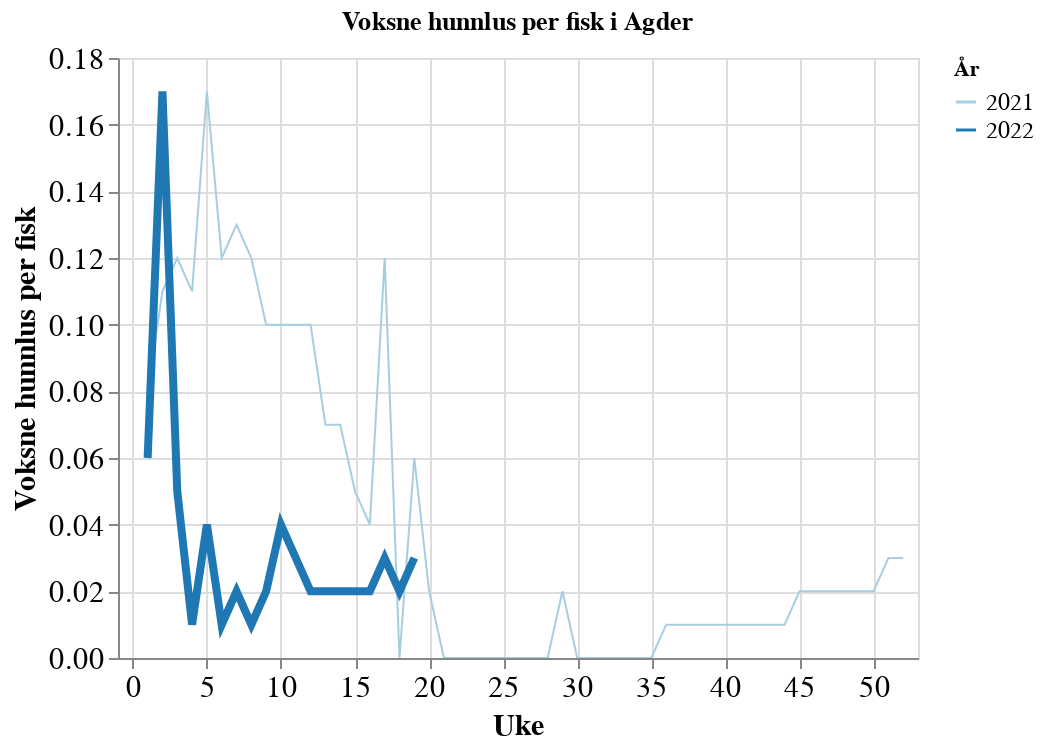

Notebook cell for this chart:
### Code cell
ls.average_lice_plots(
    year_range=[2021, 2022],
    week_range=[0, 52],
    lice_type="voksne_hunnlus",
    location_level="Sone",
    location="Agder",
    y_scale=None,
)

### Figure 1 — Vega-Lite specification as saved in the notebook (floating-point values rounded to 4 significant figures)
{"config": {"view": {"continuousWidth": 400, "continuousHeight": 300}, "axis": {"labelFontSize": 15, "titleFontSize": 15}, "legend": {"columns": 1, "labelFontSize": 12, "labelLimit": 500, "symbolLimit": 100}}, "data": {"name": "data-009093a91f98b27fc5b9b809dbaec500"}, "mark": "line", "encoding": {"color": {"field": "year", "scale": {"domain": [2021.0, 2022.0], "scheme": "paired"}, "title": "År", "type": "nominal"}, "opacity": {"condition": {"value": 1, "selection": "selector003"}, "value": 0.2}, "size": {"field": "y", "legend": null, "type": "nominal"}, "tooltip": [{"field": "voksne_hunnlus", "format": ",.2f", "title": "Lus per fisk", "type": "quantitative"}], "x": {"field": "uke", "scale": {"domain": [-1, 53]}, "sort": "ascending", "title": "Uke", "type": "quantitative"}, "y": {"field": "voksne_hunnlus", "title": "Voksne hunnlus per fisk", "type": "quantitative"}}, "selection": {"selector003": {"type": "multi", "fields": ["year"], "bind": "legend"}, "selector004": {"type": "interval", "bind": "scales", "encodings": ["x", "y"]}}, "title": "Voksne hunnlus per fisk i Agder", "$schema": "https://vega.github.io/schema/vega-lite/v4.17.0.json", "datasets": {"data-009093a91f98b27fc5b9b809dbaec500": [{"uke": 1, "år": 2021.0, "sjotemperatur": 6.46, "voksne_hunnlus": 0.08, "bevegelige_lus": 0.46, "fastsittende_lus": 0.02, "year": 2021, "y": 2021}, {"uke": 1, "år": 2022.0, "sjotemperatur": 6.02, "voksne_hunnlus": 0.06, "bevegelige_lus": 0.09, "fastsittende_lus": 0.06, "year": 2022, "y": 2022}, {"uke": 2, "år": 2021.0, "sjotemperatur": 6.2, "voksne_hunnlus": 0.11, "bevegelige_lus": 0.42, "fastsittende_lus": 0.11, "year": 2021, "y": 2021}, {"uke": 2, "år": 2022.0, "sjotemperatur": 6.27, "voksne_hunnlus": 0.17, "bevegelige_lus": 0.25, "fastsittende_lus": 0.04, "year": 2022, "y": 2022}, {"uke": 3, "år": 2021.0, "sjotemperatur": 3.96, "voksne_hunnlus": 0.12, "bevegelige_lus": 0.55, "fastsittende_lus": 0.22, "year": 2021, "y": 2021}, {"uke": 3, "år": 2022.0, "sjotemperatur": 6.76, "voksne_hunnlus": 0.05, "bevegelige_lus": 0.05, "fastsittende_lus": 0.0, "year": 2022, "y": 2022}, {"uke": 4, "år": 2021.0, "sjotemperatur": 4.43, "voksne_hunnlus": 0.11, "bevegelige_lus": 0.58, "fastsittende_lus": 0.13, "year": 2021, "y": 2021}, {"uke": 4, "år": 2022.0, "sjotemperatur": 6.62, "voksne_hunnlus": 0.01, "bevegelige_lus": 0.06, "fastsittende_lus": 0.01, "year": 2022, "y": 2022}, {"uke": 5, "år": 2022.0, "sjotemperatur": 6.46, "voksne_hunnlus": 0.04, "bevegelige_lus": 0.18, "fastsittende_lus": 0.02, "year": 2022, "y": 2022}, {"uke": 5, "år": 2021.0, "sjotemperatur": 3.25, "voksne_hunnlus": 0.17, "bevegelige_lus": 0.82, "fastsittende_lus": 0.34, "year": 2021, "y": 2021}, {"uke": 6, "år": 2021.0, "sjotemperatur": 2.93, "voksne_hunnlus": 0.12, "bevegelige_lus": 0.83, "fastsittende_lus": 0.34, "year": 2021, "y": 2021}, {"uke": 6, "år": 2022.0, "sjotemperatur": 6.26, "voksne_hunnlus": 0.01, "bevegelige_lus": 0.04, "fastsittende_lus": 0.01, "year": 2022, "y": 2022}, {"uke": 7, "år": 2021.0, "sjotemperatur": 4.01, "voksne_hunnlus": 0.13, "bevegelige_lus": 0.92, "fastsittende_lus": 0.21, "year": 2021, "y": 2021}, {"uke": 7, "år": 2022.0, "sjotemperatur": 6.24, "voksne_hunnlus": 0.02, "bevegelige_lus": 0.04, "fastsittende_lus": 0.02, "year": 2022, "y": 2022}, {"uke": 8, "år": 2021.0, "sjotemperatur": 4.0, "voksne_hunnlus": 0.12, "bevegelige_lus": 0.68, "fastsittende_lus": 0.04, "year": 2021, "y": 2021}, {"uke": 8, "år": 2022.0, "sjotemperatur": 6.0, "voksne_hunnlus": 0.01, "bevegelige_lus": 0.04, "fastsittende_lus": 0.02, "year": 2022, "y": 2022}, {"uke": 9, "år": 2022.0, "sjotemperatur": 5.22, "voksne_hunnlus": 0.02, "bevegelige_lus": 0.06, "fastsittende_lus": 0.02, "year": 2022, "y": 2022}, {"uke": 9, "år": 2021.0, "sjotemperatur": 4.88, "voksne_hunnlus": 0.1, "bevegelige_lus": 0.65, "fastsittende_lus": 0.08, "year": 2021, "y": 2021}, {"uke": 10, "år": 2021.0, "sjotemperatur": 4.86, "voksne_hunnlus": 0.1, "bevegelige_lus": 0.83, "fastsittende_lus": 0.14, "year": 2021, "y": 2021}, {"uke": 10, "år": 2022.0, "sjotemperatur": 4.86, "voksne_hunnlus": 0.04, "bevegelige_lus": 0.37, "fastsittende_lus": 0.06, "year": 2022, "y": 2022}, {"uke": 11, "år": 2021.0, "sjotemperatur": 5.14, "voksne_hunnlus": 0.1, "bevegelige_lus": 0.53, "fastsittende_lus": 0.05, "year": 2021, "y": 2021}, {"uke": 11, "år": 2022.0, "sjotemperatur": 4.66, "voksne_hunnlus": 0.03, "bevegelige_lus": 0.07, "fastsittende_lus": 0.01, "year": 2022, "y": 2022}, {"uke": 12, "år": 2021.0, "sjotemperatur": 5.97, "voksne_hunnlus": 0.1, "bevegelige_lus": 0.55, "fastsittende_lus": 0.12, "year": 2021, "y": 2021}, {"uke": 12, "år": 2022.0, "sjotemperatur": 4.49, "voksne_hunnlus": 0.02, "bevegelige_lus": 0.06, "fastsittende_lus": 0.02, "year": 2022, "y": 2022}, {"uke": 13, "år": 2021.0, "sjotemperatur": 6.48, "voksne_hunnlus": 0.07, "bevegelige_lus": 0.3, "fastsittende_lus": 0.14, "year": 2021, "y": 2021}, {"uke": 13, "år": 2022.0, "sjotemperatur": 5.01, "voksne_hunnlus": 0.02, "bevegelige_lus": 0.07, "fastsittende_lus": 0.03, "year": 2022, "y": 2022}, {"uke": 14, "år": 2021.0, "sjotemperatur": 6.38, "voksne_hunnlus": 0.07, "bevegelige_lus": 0.29, "fastsittende_lus": 0.14, "year": 2021, "y": 2021}, {"uke": 14, "år": 2022.0, "sjotemperatur": 5.27, "voksne_hunnlus": 0.02, "bevegelige_lus": 0.08, "fastsittende_lus": 0.02, "year": 2022, "y": 2022}, {"uke": 15, "år": 2021.0, "sjotemperatur": 6.11, "voksne_hunnlus": 0.05, "bevegelige_lus": 0.58, "fastsittende_lus": 0.22, "year": 2021, "y": 2021}, {"uke": 15, "år": 2022.0, "sjotemperatur": 5.51, "voksne_hunnlus": 0.02, "bevegelige_lus": 0.05, "fastsittende_lus": 0.01, "year": 2022, "y": 2022}, {"uke": 16, "år": 2021.0, "sjotemperatur": 6.2, "voksne_hunnlus": 0.04, "bevegelige_lus": 0.32, "fastsittende_lus": 0.19, "year": 2021, "y": 2021}, {"uke": 16, "år": 2022.0, "sjotemperatur": 6.28, "voksne_hunnlus": 0.02, "bevegelige_lus": 0.08, "fastsittende_lus": 0.0, "year": 2022, "y": 2022}, {"uke": 17, "år": 2021.0, "sjotemperatur": 7.14, "voksne_hunnlus": 0.12, "bevegelige_lus": 0.24, "fastsittende_lus": 0.02, "year": 2021, "y": 2021}, {"uke": 17, "år": 2022.0, "sjotemperatur": 6.88, "voksne_hunnlus": 0.03, "bevegelige_lus": 0.09, "fastsittende_lus": 0.01, "year": 2022, "y": 2022}, {"uke": 18, "år": 2022.0, "sjotemperatur": 7.75, "voksne_hunnlus": 0.02, "bevegelige_lus": 0.07, "fastsittende_lus": 0.0, "year": 2022, "y": 2022}, {"uke": 18, "år": 2021.0, "sjotemperatur": 7.76, "voksne_hunnlus": 0.0, "bevegelige_lus": 0.1, "fastsittende_lus": 0.05, "year": 2021, "y": 2021}, {"uke": 19, "år": 2021.0, "sjotemperatur": 8.44, "voksne_hunnlus": 0.06, "bevegelige_lus": 0.42, "fastsittende_lus": 0.08, "year": 2021, "y": 2021}, {"uke": 19, "år": 2022.0, "sjotemperatur": 7.29, "voksne_hunnlus": 0.03, "bevegelige_lus": 0.06, "fastsittende_lus": 0.01, "year": 2022, "y": 2022}, {"uke": 20, "år": 2021.0, "sjotemperatur": 8.48, "voksne_hunnlus": 0.02, "bevegelige_lus": 0.05, "fastsittende_lus": 0.09, "year": 2021, "y": 2021}, {"uke": 21, "år": 2021.0, "sjotemperatur": 9.47, "voksne_hunnlus": 0.0, "bevegelige_lus": 0.0, "fastsittende_lus": 0.0, "year": 2021, "y": 2021}, {"uke": 22, "år": 2021.0, "sjotemperatur": 11.13, "voksne_hunnlus": 0.0, "bevegelige_lus": 0.0, "fastsittende_lus": 0.0, "year": 2021, "y": 2021}, {"uke": 23, "år": 2021.0, "sjotemperatur": 10.3, "voksne_hunnlus": 0.0, "bevegelige_lus": 0.0, "fastsittende_lus": 0.0, "year": 2021, "y": 2021}, {"uke": 24, "år": 2021.0, "sjotemperatur": 10.97, "voksne_hunnlus": 0.0, "bevegelige_lus": 0.03, "fastsittende_lus": 0.0, "year": 2021, "y": 2021}, {"uke": 25, "år": 2021.0, "sjotemperatur": 10.33, "voksne_hunnlus": 0.0, "bevegelige_lus": 0.01, "fastsittende_lus": 0.0, "year": 2021, "y": 2021}, {"uke": 26, "år": 2021.0, "sjotemperatur": 16.07, "voksne_hunnlus": 0.0, "bevegelige_lus": 0.0, "fastsittende_lus": 0.0, "year": 2021, "y": 2021}, {"uke": 27, "år": 2021.0, "sjotemperatur": 17.87, "voksne_hunnlus": 0.0, "bevegelige_lus": 0.01, "fastsittende_lus": 0.0, "year": 2021, "y": 2021}, {"uke": 28, "år": 2021.0, "sjotemperatur": 18.6, "voksne_hunnlus": 0.0, "bevegelige_lus": 0.0, "fastsittende_lus": 0.0, "year": 2021, "y": 2021}, {"uke": 29, "år": 2021.0, "sjotemperatur": 19.8, "voksne_hunnlus": 0.02, "bevegelige_lus": 0.37, "fastsittende_lus": 0.08, "year": 2021, "y": 2021}, {"uke": 30, "år": 2021.0, "sjotemperatur": 14.12, "voksne_hunnlus": 0.0, "bevegelige_lus": 0.0, "fastsittende_lus": 0.0, "year": 2021, "y": 2021}, {"uke": 31, "år": 2021.0, "sjotemperatur": 16.88, "voksne_hunnlus": 0.0, "bevegelige_lus": 0.03, "fastsittende_lus": 0.01, "year": 2021, "y": 2021}, {"uke": 32, "år": 2021.0, "sjotemperatur": 16.59, "voksne_hunnlus": 0.0, "bevegelige_lus": 0.02, "fastsittende_lus": 0.0, "year": 2021, "y": 2021}, {"uke": 33, "år": 2021.0, "sjotemperatur": 15.76, "voksne_hunnlus": 0.0, "bevegelige_lus": 0.02, "fastsittende_lus": 0.03, "year": 2021, "y": 2021}, {"uke": 34, "år": 2021.0, "sjotemperatur": 16.69, "voksne_hunnlus": 0.0, "bevegelige_lus": 0.01, "fastsittende_lus": 0.0, "year": 2021, "y": 2021}, {"uke": 35, "år": 2021.0, "sjotemperatur": 16.05, "voksne_hunnlus": 0.0, "bevegelige_lus": 0.09, "fastsittende_lus": 0.01, "year": 2021, "y": 2021}, {"uke": 36, "år": 2021.0, "sjotemperatur": 16.25, "voksne_hunnlus": 0.01, "bevegelige_lus": 0.01, "fastsittende_lus": 0.0, "year": 2021, "y": 2021}, {"uke": 37, "år": 2021.0, "sjotemperatur": 16.01, "voksne_hunnlus": 0.01, "bevegelige_lus": 0.02, "fastsittende_lus": 0.01, "year": 2021, "y": 2021}, {"uke": 38, "år": 2021.0, "sjotemperatur": 15.51, "voksne_hunnlus": 0.01, "bevegelige_lus": 0.01, "fastsittende_lus": 0.0, "year": 2021, "y": 2021}, {"uke": 39, "år": 2021.0, "sjotemperatur": 14.03, "voksne_hunnlus": 0.01, "bevegelige_lus": 0.02, "fastsittende_lus": 0.01, "year": 2021, "y": 2021}, {"uke": 40, "år": 2021.0, "sjotemperatur": 14.23, "voksne_hunnlus": 0.01, "bevegelige_lus": 0.02, "fastsittende_lus": 0.0, "year": 2021, "y": 2021}, {"uke": 41, "år": 2021.0, "sjotemperatur": 13.27, "voksne_hunnlus": 0.01, "bevegelige_lus": 0.01, "fastsittende_lus": 0.0, "year": 2021, "y": 2021}, {"uke": 42, "år": 2021.0, "sjotemperatur": 12.06, "voksne_hunnlus": 0.01, "bevegelige_lus": 0.01, "fastsittende_lus": 0.01, "year": 2021, "y": 2021}, {"uke": 43, "år": 2021.0, "sjotemperatur": 11.42, "voksne_hunnlus": 0.01, "bevegelige_lus": 0.02, "fastsittende_lus": 0.0, "year": 2021, "y": 2021}, {"uke": 44, "år": 2021.0, "sjotemperatur": 11.92, "voksne_hunnlus": 0.01, "bevegelige_lus": 0.04, "fastsittende_lus": 0.0, "year": 2021, "y": 2021}, {"uke": 45, "år": 2021.0, "sjotemperatur": 11.56, "voksne_hunnlus": 0.02, "bevegelige_lus": 0.03, "fastsittende_lus": 0.01, "year": 2021, "y": 2021}, {"uke": 46, "år": 2021.0, "sjotemperatur": 10.77, "voksne_hunnlus": 0.02, "bevegelige_lus": 0.03, "fastsittende_lus": 0.01, "year": 2021, "y": 2021}, {"uke": 47, "år": 2021.0, "sjotemperatur": 10.92, "voksne_hunnlus": 0.02, "bevegelige_lus": 0.04, "fastsittende_lus": 0.02, "year": 2021, "y": 2021}, {"uke": 48, "år": 2021.0, "sjotemperatur": 9.72, "voksne_hunnlus": 0.02, "bevegelige_lus": 0.04, "fastsittende_lus": 0.02, "year": 2021, "y": 2021}, {"uke": 49, "år": 2021.0, "sjotemperatur": 8.43, "voksne_hunnlus": 0.02, "bevegelige_lus": 0.04, "fastsittende_lus": 0.04, "year": 2021, "y": 2021}, {"uke": 50, "år": 2021.0, "sjotemperatur": 7.59, "voksne_hunnlus": 0.02, "bevegelige_lus": 0.05, "fastsittende_lus": 0.03, "year": 2021, "y": 2021}, {"uke": 51, "år": 2021.0, "sjotemperatur": 6.48, "voksne_hunnlus": 0.03, "bevegelige_lus": 0.07, "fastsittende_lus": 0.04, "year": 2021, "y": 2021}, {"uke": 52, "år": 2021.0, "sjotemperatur": 4.64, "voksne_hunnlus": 0.03, "bevegelige_lus": 0.04, "fastsittende_lus": 0.02, "year": 2021, "y": 2021}]}}
